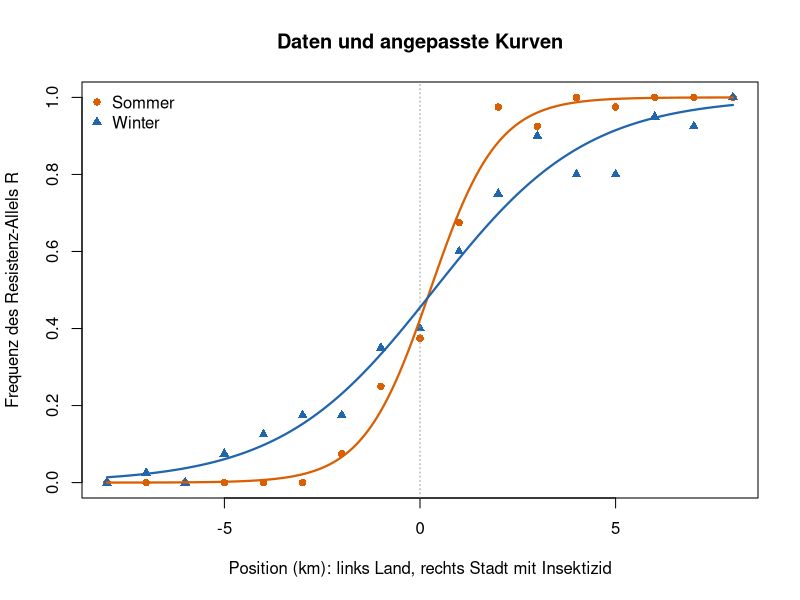
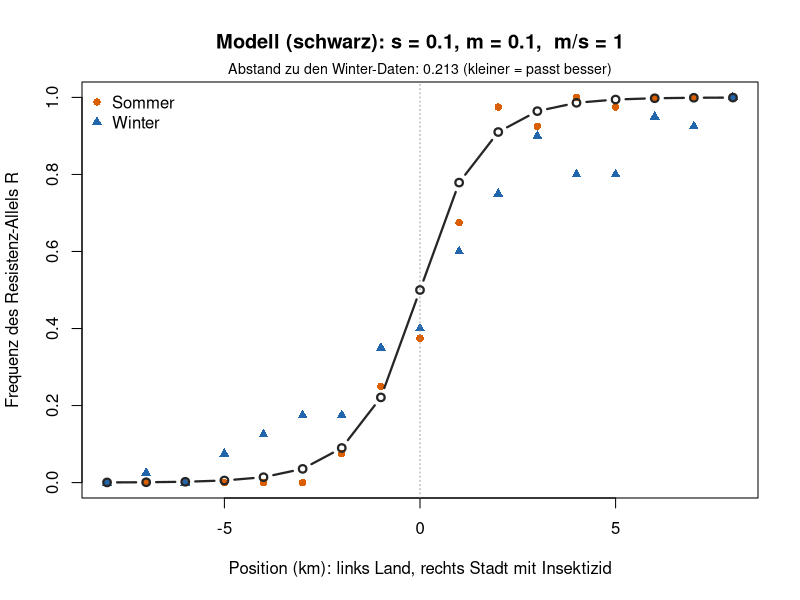
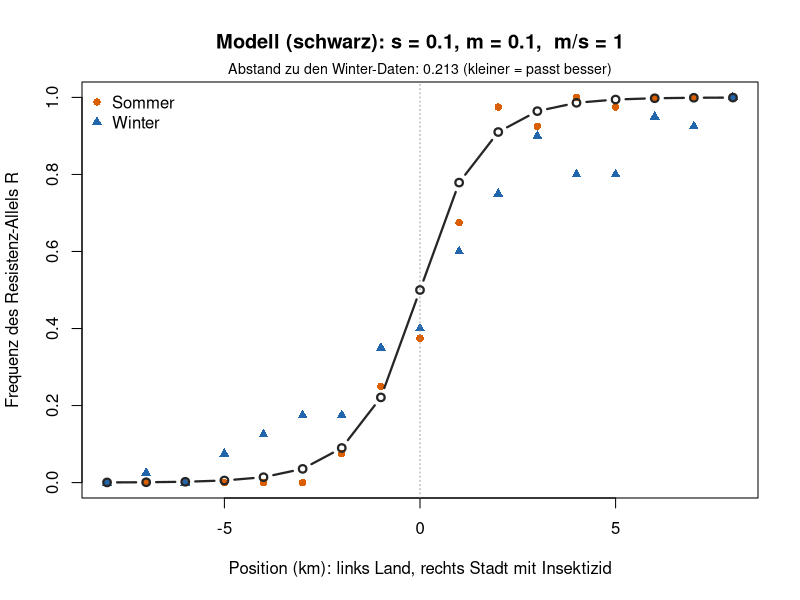
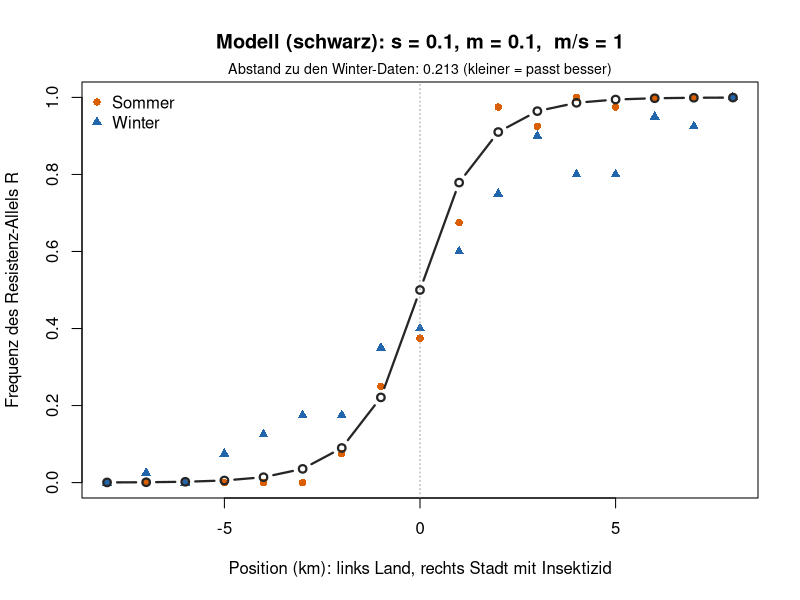

The R source for these figures, in order:
# Woche 8 — Notebook · Checkpoint B (nur R, base R)
# Sommer und Winter: eine Resistenz-Cline bei Stechmuecken
# In RStudio: Working Directory = weeks/week-08, dann Zeile fuer Zeile ausfuehren.
# Kein Programmieren: nur ausfuehren und in Teil 2 eine Zahl aendern.

# Rund um Montpellier wird gegen Stechmuecken Insektizid gespritzt, auf dem Land nicht. In der Stadt ist das Resistenz-Allel R im Vorteil, auf dem Land kostet es etwas. Die Muecken fliegen hin und her — wie in Woche 7.
#
# Entlang einer Strecke von 17 Stellen (vom Land bis in die Stadt) wurde der Anteil von R gemessen, einmal im Sommer und einmal im Winter. Die beiden Kurven sehen verschieden aus. Warum?

# --- Auftrag ---
#
# Kein Programmieren: Sie fuehren nur Code aus und aendern eine Zahl.
#
# 1. Teil 1: Abbildung 1 erzeugen. Was ist im Winter anders? -> F1
# 2. Teil 2: Im Modell einmal nur s aendern, einmal nur m, bis das Modell zum Winter passt. Werte in die Tabelle eintragen. -> F2
# 3. Teil 3: Der Assistenz in 1–2 Minuten mit einer Abbildung erklaeren, warum der Winter anders aussieht. -> F3

# ===========================================================================
# 0 · Daten und Funktionen
# ===========================================================================
#
# Einfach ausfuehren. Die Zahlen stammen von den Assistenzen.

# Position in km: links (x < 0) Land ohne Insektizid, rechts (x > 0) Stadt mit Insektizid
x <- seq(-8, 8, by = 1)
n <- 40   # typisierte Allele pro Stelle

# Anzahl Resistenz-Allele R pro Stelle (Daten: TAs)
k_sommer <- c(0, 0, 0, 0, 0, 0, 3, 10, 15, 27, 39, 37, 40, 39, 40, 40, 40)
k_winter <- c(0, 1, 0, 3, 5, 7, 7, 14, 16, 24, 30, 36, 32, 32, 38, 37, 40)

sommer <- data.frame(x = x, p = k_sommer / n)
winter <- data.frame(x = x, p = k_winter / n)

farben <- c(Sommer = "#d95f02", Winter = "#2166ac")

# Logistische Kurve: c = Zentrum (p = 0.5), b = Steilheit, Breite = 4 / b
logistisch <- function(x, c, b) 1 / (1 + exp(-b * (x - c)))

passe_an <- function(d) {
  nls(p ~ logistisch(x, c, b), data = d, start = list(c = 0, b = 1))
}

zeige_clines <- function(main = "Resistenz entlang des Transekts") {
  plot(sommer$x, sommer$p, pch = 16, col = farben["Sommer"], ylim = c(0, 1),
       xlab = "Position (km): links Land, rechts Stadt mit Insektizid",
       ylab = "Frequenz des Resistenz-Allels R", main = main)
  points(winter$x, winter$p, pch = 17, col = farben["Winter"])
  abline(v = 0, lty = 3, col = "grey60")
  legend("topleft", c("Sommer", "Winter"), pch = c(16, 17),
         col = farben, bty = "n")
}

vergleiche_clines <- function() {
  fit_s <- passe_an(sommer)
  fit_w <- passe_an(winter)
  zeige_clines(main = "Daten und angepasste Kurven")
  x_fein <- seq(-8, 8, length.out = 200)
  lines(x_fein, predict(fit_s, data.frame(x = x_fein)),
        col = farben["Sommer"], lwd = 2.2)
  lines(x_fein, predict(fit_w, data.frame(x = x_fein)),
        col = farben["Winter"], lwd = 2.2)
  tab <- rbind(Sommer = coef(fit_s), Winter = coef(fit_w))
  data.frame(zentrum_km = round(tab[, "c"], 1),
             breite_km  = round(4 / tab[, "b"], 1))
}

# Modell wie Woche 7, aber 17 Stellen in einer Reihe:
# 1. Selektion lokal: in der Stadt ist R besser, auf dem Land r
# 2. Migration: Anteil m/2 fliegt zu jeder Nachbarstelle
selektionsschritt <- function(p, w) {
  q <- 1 - p
  w_quer <- p^2 * w[1] + 2 * p * q * w[2] + q^2 * w[3]
  (p^2 * w[1] + p * q * w[2]) / w_quer
}

simuliere_cline <- function(s, m, generationen = 3000) {
  p <- rep(0.5, length(x))
  for (t in seq_len(generationen)) {
    for (i in seq_along(x)) {
      w <- if (x[i] > 0) c(1 + s, 1 + s / 2, 1) else c(1, 1 + s / 2, 1 + s)
      if (x[i] == 0) w <- c(1, 1, 1)
      p[i] <- selektionsschritt(p[i], w)
    }
    links  <- c(p[1], p[-length(p)])
    rechts <- c(p[-1], p[length(p)])
    p <- (1 - m) * p + m / 2 * links + m / 2 * rechts
  }
  p
}

# Abstand zwischen Modell und Winter-Daten (kleiner = passt besser)
abstand_winter <- function(p_modell) round(sum((p_modell - winter$p)^2), 3)

zeige_modell <- function(s, m) {
  p_modell <- simuliere_cline(s, m)
  zeige_clines(main = paste0("Modell (schwarz): s = ", s, ", m = ", m,
                             ",  m/s = ", round(m / s, 1)))
  lines(x, p_modell, col = "grey15", lwd = 2.2, type = "b", pch = 1)
  mtext(paste("Abstand zu den Winter-Daten:", abstand_winter(p_modell),
              "(kleiner = passt besser)"), side = 3, line = 0.2, cex = 0.85)
}

# ===========================================================================
# 1 · Abbildung 1: Sommer und Winter
# ===========================================================================
#
# Die Punkte sind die Messungen. Die Linien sind logistische Kurven, die R an die Punkte anpasst. Zwei Zahlen fassen eine Kurve zusammen:
#
# - Zentrum: wo die Frequenz 0.5 ist,
# - Breite: wie lang der Uebergang vom Land zur Stadt ist.

vergleiche_clines()

# --- F1 ---
#
# Lesen Sie die Tabelle unter der Abbildung. Was ist an der Winter-Kurve anders: das Zentrum, die Breite oder beides?

# ===========================================================================
# 2 · Abbildung 2: Selektion oder Migration?
# ===========================================================================
#
# Das Modell ist dasselbe wie in Woche 7, nur mit 17 Stellen in einer Reihe statt zwei Habitaten:
#
# - s = Selektion: wie stark R in der Stadt hilft (und auf dem Land schadet),
# - m = Migration: welcher Anteil der Muecken pro Generation zu den Nachbarstellen fliegt.
#
# Mit s = 0.1 und m = 0.1 passt das Modell gut zum Sommer:

zeige_modell(s = 0.1, m = 0.1)   # Sommer

# Jetzt der Winter. Aendern Sie in jedem Versuch nur eine Zahl. Ueber der Abbildung steht der Abstand zu den Winter-Daten: je kleiner, desto besser passt das Modell.
#
# Versuch A — nur s aendern (m bleibt 0.1). Probieren Sie zum Beispiel s = 0.05, 0.02, 0.01.

zeige_modell(s = 0.1, m = 0.1)   # hier s aendern

# Versuch B — nur m aendern (s bleibt 0.1). Probieren Sie zum Beispiel m = 0.2, 0.5, 0.8.

zeige_modell(s = 0.1, m = 0.1)   # hier m aendern

# --- F2 ---
#
# Tragen Sie Ihre besten Werte ein:
#
# |  | s | m | m/s |
# | Sommer | 0.1 | 0.1 | 1 |
# | Winter, Versuch A |  | 0.1 |  |
# | Winter, Versuch B | 0.1 |  |  |
#
# Klappen beide Versuche? Was faellt Ihnen an der Spalte m/s auf? (Erinnerung an Woche 7.)

# ===========================================================================
# 3 · Ihre Erklaerung
# ===========================================================================

# --- F3 ---
#
# Das Modell allein kann nicht entscheiden, ob s oder m sich geaendert hat. Was ist biologisch plausibler?
#
# Tipp: Wird im Winter gleich viel Insektizid gespritzt? Fliegen Muecken im Winter mehr?

# --- Fuer das Gespraech mit der Assistenz (1–2 Minuten) ---
#
# Zeigen Sie eine Abbildung (1 oder 2) und sagen Sie drei Saetze:
#
# 1. Was ist im Winter anders? (F1)
# 2. Welche Aenderung im Modell passt? (F2)
# 3. Warum ist das biologisch plausibel? (F3)
